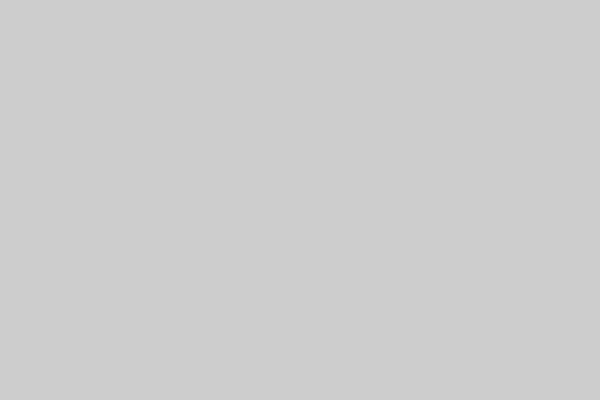
Frame 1 (no input)
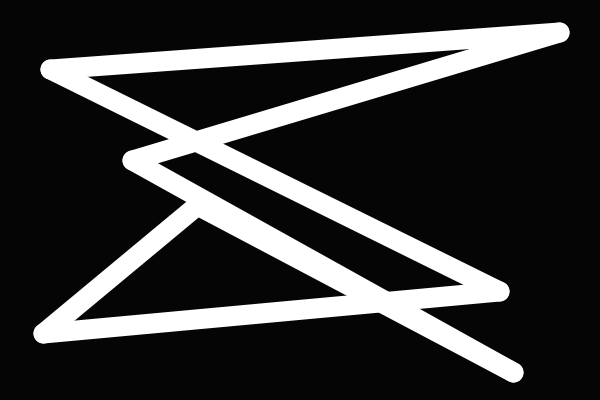
Frame 60 (the mouse pressed at the canvas centre just before this capture)
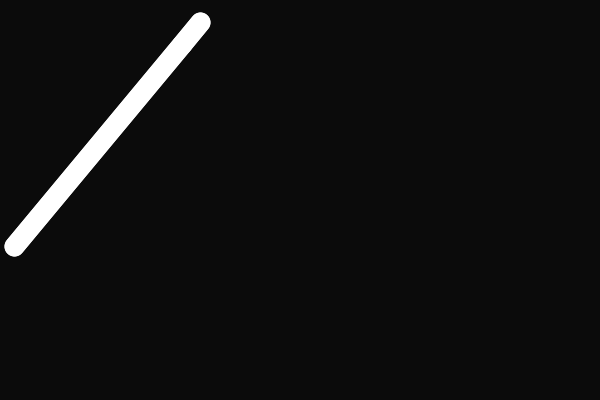
Frame 120 (the mouse held since frame 60 and released just before this capture)

The Processing sketch that drew these frames (run headless with seeded random() and noise(); from frame 60 on, the mouse is pressed at the canvas centre):

// Processing sketch: exer_9_1_generateShape
// ── exer_9_1_generateShape.pde
/* Rilla's solution for exercise 9.1 in Daniel Shiffman's Nature of Code

Exercise 9.1
Create a sketch that generates random strings. We’ll need to know how to do this in order 
to implement the genetic algorithm example that will shortly follow. How long does it take 
for Processing to randomly generate the string “cat”? How could you adapt this to generate 
a random design using Processing’s shape-drawing functions? */

ArrayList<PVector> vertices;
boolean darkening = false;
int bgCol = 0;
int frames;

void setup() {
  size(600, 400);
}

void draw() {
  frames++;
  if (frames % 10 == 0) {
    background(bgCol);

    if (darkening) {
      bgCol--;
      if (bgCol == 0) {
        darkening = false;
      }
    } else {
      bgCol++;
      if (bgCol == 100) {
        darkening = true;
      }
    }

    vertices = new ArrayList<PVector>();

    // determine a random number of sides
    int numSides = int(random(3, 9));

    // now our task is to generate numSides number of vertices
    for (int i = 0; i < numSides; i++) {
      float randX = random(width);
      float randY = random(height);
      PVector vertex = new PVector(randX, randY);
      vertices.add(vertex);
    }

    // now we have to go through the arraylist, drawing lines
    strokeWeight(20);
    stroke(255);

    // connect every point to the point listed just before it
    for (int i = 1; i < vertices.size(); i++) {
      line(vertices.get(i-1).x, vertices.get(i-1).y, vertices.get(i).x, vertices.get(i).y);
    }

    // this last line call connects last point in the list to the first
    line(vertices.get(vertices.size()-1).x, vertices.get(vertices.size()-1).y, vertices.get(0).x, vertices.get(0).y);
  }
}
